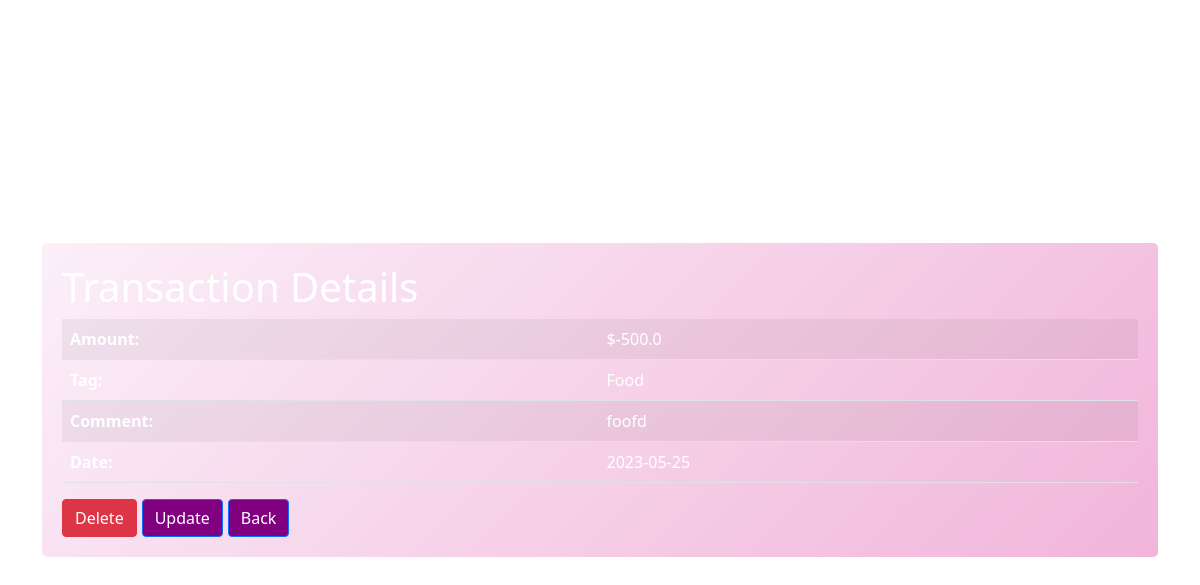
The app's page /36/view (signed in), older data.
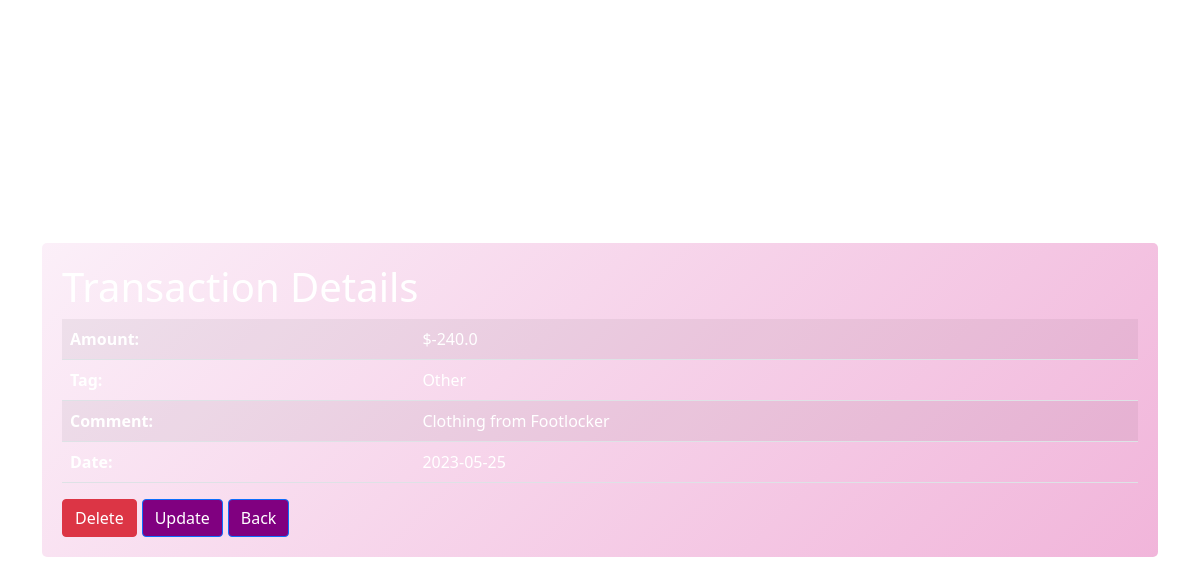
The same page, newer data.
### project/models.py (models this page shows, shortened)
class Transaction(db.Model):
    id = db.Column(db.Integer, primary_key=True)
    amt=db.Column(db.Float,nullable=False)
    tag=db.Column(db.String,nullable=False)
    comment=db.Column(db.String,nullable=True)
    trans_created=db.Column(db.Date, default=date.today())
    account_id = db.Column(db.Integer, db.ForeignKey('account.id'), nullable=False, index=True)

### project/routes.py (the view)
@main.route('/<int:transaction_id>/view',methods=['GET'])
@login_required
def view_transaction(transaction_id):
    transaction=Transaction.query.get(transaction_id)
    account=Account.query.get(transaction.account_id)
    user=User.query.get(account.user_id)
    if current_user.id==user.id:
        return render_template('view_transaction.html',transaction=transaction,user_id=user.id)
    else:
        return redirect(url_for('main.user_main_page',user_id=current_user.id))

### project/auth.py (called while the page is built)
def load_user(id):
    return User.query.get(int(id))

### project/templates/view_transaction.html
{% extends "base.html" %}
{% block content %}
<div class="containermt-3">
    <h1>Transaction Details</h1>
    <table class="table table-striped">
      <tbody>
        <tr>
          <th>Amount:</th>
          <td>${{transaction.amt}}</td>
        </tr>
        <tr>
          <th>Tag:</th>
          <td>{{transaction.tag}}</td>
        </tr>
        <tr>
          <th>Comment:</th>
          <td>{{transaction.comment}}</td>
        </tr>
        <tr>
          <th>Date:</th>
          <td>{{transaction.trans_created}}</td>
        </tr>
      </tbody>
    </table>
    <div class="buttonGroup">
      <form action="{{url_for('main.delete_transaction',transaction_id=transaction.id)}}" method="post">
        <button class="btn btn-danger d-inline-block" id="viewDelButton">Delete</button></form>
      <a href="{{url_for('main.update_transaction',transaction_id=transaction.id)}}">
        <button class="btn btn-primary d-inline-block" id="viewUpdateButton">Update</button></a>
      <a href="{{url_for('main.user_main_page',user_id=user_id)}}">
        <button class="btn btn-primary d-inline-block" id="viewBackButton">Back</button></a>
    </div>
  </div>
{% endblock %}

### project/templates/base.html (shortened to what this page needs)
<!doctype html>
<html lang="en">
<head>
    <link href="https://cdn.jsdelivr.net/npm/bootstrap@5.0.2/dist/css/bootstrap.min.css" rel="stylesheet"
>
        <link rel="stylesheet" href="{{url_for('static',filename='css/transaction_styles.css')}}">
</head>
<body>
    <div class="container">
        {% block content %}
        {% endblock %}
    </div>
</body>
</html>

### project/static/css/transaction_styles.css (style rules this page uses)
body { background-image: url("../images/background_add_transaction.png"); height: 100vh; display: flex; align-items: center; justify-content: center; background-repeat: no-repeat; background-size: cover; background-position: center; color: white; }
h1 { color: white; }
.btn-primary { background-color: purple; }
.containermt-3 { background: linear-gradient(135deg, rgba(243, 203, 234, 0.3), rgba(209, 10, 133, 0.3)); padding: 20px; border-radius: 5px; }
tbody { color: white; }
tr th { color: white; }
tr td { color: white; }
.buttonGroup { display: inline-flex; gap: 5px; }

Row changes from the older to the newer data that the page shows:
changed Transaction: amt "-500.0" → "-240.0"; tag "Food" → "Other"; comment "foofd" → "Clothing from Footlocker"
